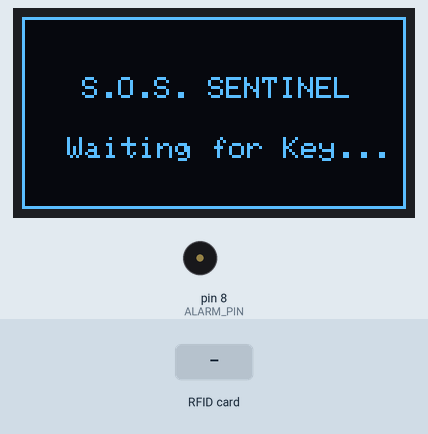
Simulated run of this sketch. Board: Arduino Uno, built with avr-gcc and run on an emulated ATmega328P. Shown: 128×64 one-colour display, buzzer (waves = sounding). The test bench sets the inputs (shaded band).

Above: at 1.3 s.
1.4 s: RFID card 5E 7A 19 C4 held to the reader
At 2.6 s:
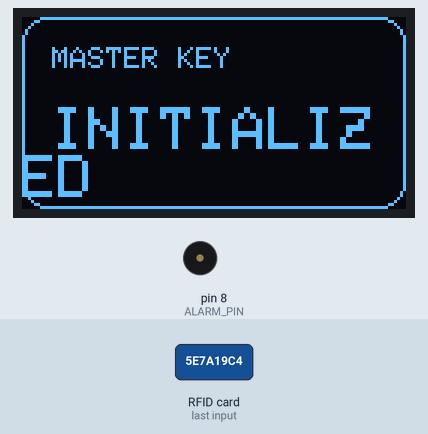
3.3 s: RFID card 5E 7A 19 C4 held to the reader
At 6.05 s:
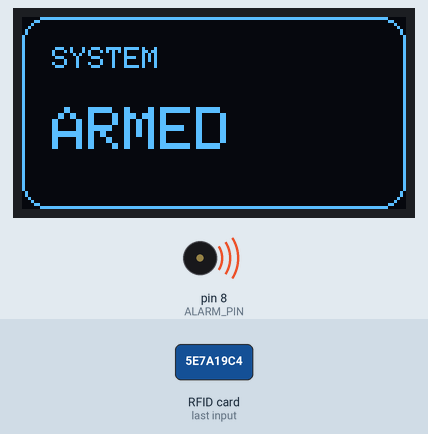
6.3 s: RFID card 5E 7A 19 C4 held to the reader
At 9.6 s:
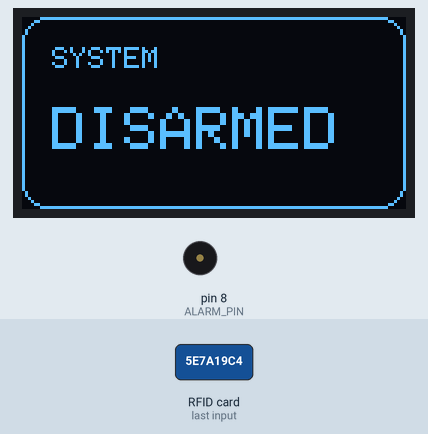
Timing chart, 0 to 11.1 s (numbered marks = the images above; inputs shaded):
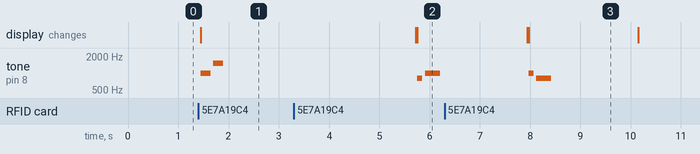

Measured:
- after the input at 1.4 s, tone on pin 8 (ALARM_PIN): silent → 1000 Hz after 0.05 s, → silent 0.20 s later, → 1500 Hz 0.05 s later, → silent 0.20 s later; the display: changes after 0.05 s (image 1)
- after the input at 3.3 s, tone on pin 8 (ALARM_PIN): silent → 800 Hz after 2.5 s, → silent 0.10 s later, → 1000 Hz 0.05 s later, → silent 0.30 s later; the display: first differs from a run without the input after 2.5 s (image 2)
- after the input at 6.3 s, tone on pin 8 (ALARM_PIN): silent → 1000 Hz after 1.7 s, → silent 0.10 s later, → 800 Hz 0.05 s later, → silent 0.30 s later; the display: first differs from a run without the input after 1.7 s (image 3)

The sketch:

ProiectIOT_BOBER.ino
```cpp
#include <SPI.h>
#include <MFRC522.h>
#include <Wire.h>
#include <Adafruit_GFX.h>
#include <Adafruit_SSD1306.h>

#define SS_PIN 10
#define RST_PIN 9
#define ALARM_PIN 8

MFRC522 rfid(SS_PIN, RST_PIN);
Adafruit_SSD1306 display(128, 64, &Wire, -1);

byte masterKey[4];
bool hasMasterKey = false;
bool isArmed = false;

void setup() {
  Serial.begin(9600);
  SPI.begin();
  rfid.PCD_Init();

  pinMode(ALARM_PIN, OUTPUT);

  if(!display.begin(SSD1306_SWITCHCAPVCC, 0x3C)) {
    for(;;);
  }

  bootScreen();
}

void loop() {
  if (!rfid.PICC_IsNewCardPresent() || !rfid.PICC_ReadCardSerial()) return;

  // 1. SETARE MASTER KEY
  if (!hasMasterKey) {
    for (byte i = 0; i < 4; i++) masterKey[i] = rfid.uid.uidByte[i];
    hasMasterKey = true;

    drawUI("MASTER KEY", "INITIALIZED", SSD1306_WHITE);
    successSound();
    delay(2000);
  }

  // 2. VERIFICARE ACCES
  else {
    bool match = true;
    for (byte i = 0; i < 4; i++) {
      if (rfid.uid.uidByte[i] != masterKey[i]) match = false;
    }

    if (match) {
      isArmed = !isArmed;
      if(isArmed) {
        drawUI("SYSTEM", "ARMED", SSD1306_WHITE);
        armSound();
      } else {
        drawUI("SYSTEM", "DISARMED", SSD1306_WHITE);
        disarmSound();
      }
    } else {
      drawUI("ACCESS", "DENIED!", SSD1306_WHITE);
      errorSound();
    }
  }

  delay(2000);
  refreshDisplay();

  rfid.PICC_HaltA();
  rfid.PCD_StopCrypto1();
}

// --- FUNCTII GRAFICE ---

void bootScreen() {
  display.clearDisplay();
  display.drawRect(0, 0, 128, 64, SSD1306_WHITE);
  display.setTextSize(1);
  display.setTextColor(SSD1306_WHITE);
  display.setCursor(20, 20);
  display.print("S.O.S. SENTINEL");
  display.setCursor(15, 40);
  display.print("Waiting for Key...");
  display.display();
}

void drawUI(String header, String status, int color) {
  display.clearDisplay();
  display.drawRoundRect(0, 0, 128, 64, 8, SSD1306_WHITE); // Chenar rotunjit
  display.setTextSize(1);
  display.setCursor(10, 10);
  display.print(header);

  display.setTextSize(2);
  int xCoord = 64 - (status.length() * 6); // Centrare aproximativa
  display.setCursor(10, 30);
  display.print(status);
  display.display();
}

void refreshDisplay() {
  display.clearDisplay();
  display.drawRect(0, 0, 128, 20, SSD1306_WHITE);
  display.setTextSize(1);
  display.setCursor(15, 6);
  display.print("SENTINEL ACTIVE");

  display.setTextSize(2);
  display.setCursor(10, 35);
  if(isArmed) display.print("[ ARMED ]");
  else display.print("[ SAFE ]");
  display.display();
}

// --- FUNCTII SUNET ---

void successSound() {
  tone(ALARM_PIN, 1000, 200); delay(250);
  tone(ALARM_PIN, 1500, 200);
}

void armSound() {
  tone(ALARM_PIN, 800, 100); delay(150);
  tone(ALARM_PIN, 1000, 300);
}

void disarmSound() {
  tone(ALARM_PIN, 1000, 100); delay(150);
  tone(ALARM_PIN, 800, 300);
}

void errorSound() {
  for(int i=0; i<3; i++) {
    tone(ALARM_PIN, 200, 300);
    delay(400);
  }
}
```
